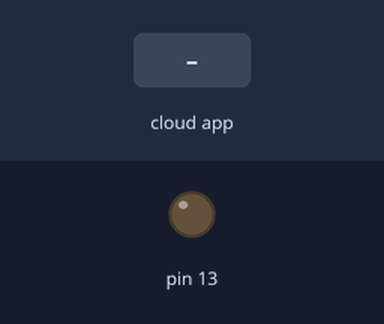
Bench run of a sketch on a simulated Arduino Uno, built with avr-gcc and run on an emulated ATmega328P. On the bench: output pins drawn as LEDs (lit = HIGH). The inputs (shaded band) are chosen by the test bench.

Above: at 2.7 s.
2.8 s: the phone or cloud app sets 0 to 1
At 4.1 s:
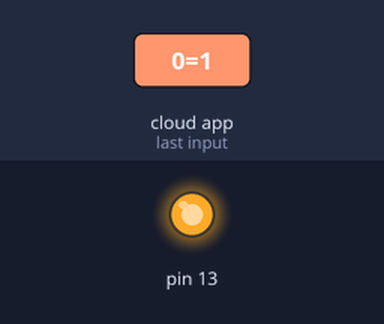
5.0 s: the phone or cloud app sets 0 to 0
At 6.8 s:
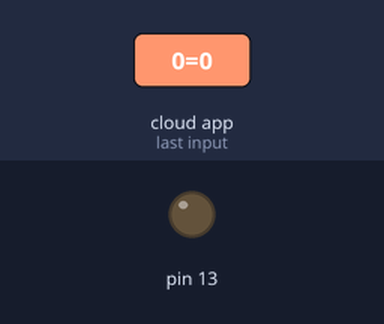
Timing chart, 0 to 8.3 s (numbered marks = the images above; inputs shaded):
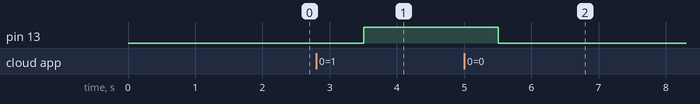

The sketch:

ArduinoCayenne.ino
```cpp
/*No olvidar conexion DOS C:\Users\tizib\OneDrive\Documentos\Arduino\libraries\CayenneMQTT\extras\scripts>cayenne-ser.bat -c COM9*/

#include <CayenneMQTTSerial.h>


/* Información de autenticación Cayenne. Esto debe obtenerse del Cayenne Dashboard. */
char username[] ="5b72fde0-94e0-11eb-883c-638d8ce4c23d" ;
char password[] ="c2e610c377001753ead324f2c0ed4bdd88f35c1d" ;
char clienteID[] ="eaf613c0-94e1-11eb-b767-3f1a8f1211ba" ;
 int led;

void setup () { // La velocidad en baudios se puede especificar llamando a Cayenne.begin (nombre de usuario, contraseña, clientID, 9600); Cayena . comenzar ( nombre de usuario , contraseña , ID de cliente ); }
//Serial.begin(115200);//baudios por segundos
Cayenne.begin(username,password,clienteID);//tengo que poner el wifi?
pinMode(13,OUTPUT);
digitalWrite(13,LOW);
}
void loop()
{Cayenne.loop();

  }


CAYENNE_OUT_DEFAULT () {}
CAYENNE_IN/*_DEFAULT*/ (0) {
  led= getValue.asInt();//leemos lo que dice Cayenne
  digitalWrite(13,led);//si es 0 apaga si 1 prende
}
```

Measured:
- after the input at 2.8 s, pin 13: LOW → HIGH after 0.70 s
- after the input at 5.0 s, pin 13: HIGH → LOW after 0.50 s
